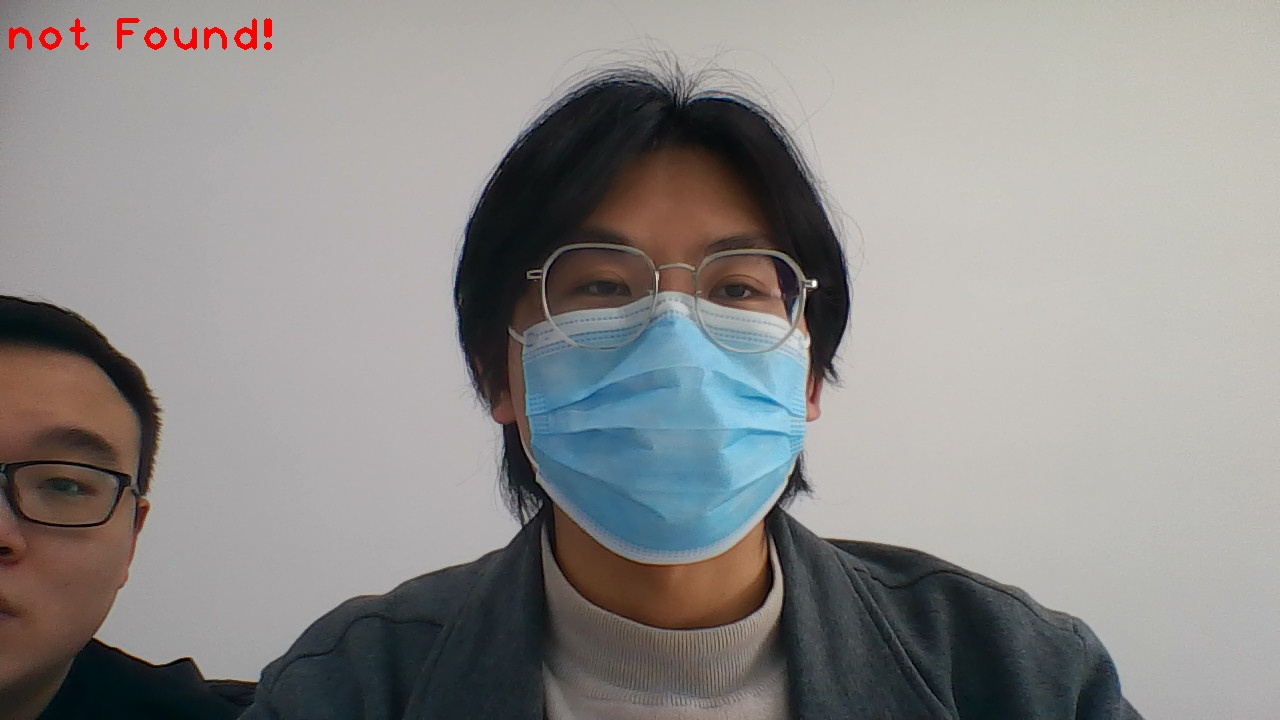
#> input picture images/01.jpg, 1280 x 720 px; its folder holds only this picture in this run
$ python -i ImageOperate.py   (imports and definitions only)   (older library calls are emulated)
#> lines starting #> are read from the running program, lines starting #| are printed output that depends on the picture
#> further down, picture is the input picture: shape (720, 1280, 3); mean B, G, R 138.5, 140, 141.5
### tools/DecoratorTools.py
# -*- coding: UTF-8 -*-
import time
from functools import wraps

import matplotlib.pyplot as plt
import numpy as np


class Timer:
	"""
	定义了一个名为Timer的上下文管理器类。
	在上下文管理器类中，__enter__方法被调用时记录了代码块的开始时间，而__exit__方法在代码块执行完毕后被调用，计算并输出代码块的执行时间。
	示例函数
		def my_function():
			with Timer():
				time.sleep(2)  # 假设这是需要计时的代码
	在my_function函数中，我们使用with Timer():语句来创建一个Timer的实例，并将需要计时的代码块放在with语句块中。
	当程序执行到with Timer():时，上下文管理器的__enter__方法会被调用，记录开始时间；当代码块执行完毕后，__exit__方法会被调用，计算并输出代码块的执行时间。
	"""

	# [18 lines left out: functions __enter__, __exit__, not called in this run]


def calculate_time(func):
	@wraps(func)
	def wrapper(*args, **kwargs):
		start_time = time.perf_counter_ns()
		result = func(*args, **kwargs)
		end_time = time.perf_counter_ns()
		print(f"Function {func.__name__} took {(end_time - start_time) / 1000000:.3f}ms to run")
		return result

	return wrapper


# [16 lines left out: function show_image, not called in this run]

### tools/ImageOperate.py
# -*- coding: UTF-8 -*-

import cv2
import numpy as np
import concurrent.futures
from matplotlib import pyplot as plt
from scipy.stats import norm
from sympy import S, diff, solveset, symbols

from tools.DecoratorTools import calculate_time


class ImageEqualize:
	def __init__(self, image):
		self.image = image

	@calculate_time
	def clahe_equalize(self):
		lab = cv2.cvtColor(self.image, cv2.COLOR_BGR2LAB)
#> lab: shape (720, 1280, 3); mean of channels 0, 1, 2 146.4, 128.8, 129.3
		# 将LAB色彩空间的L通道分离出来
		l, a, b = cv2.split(lab)
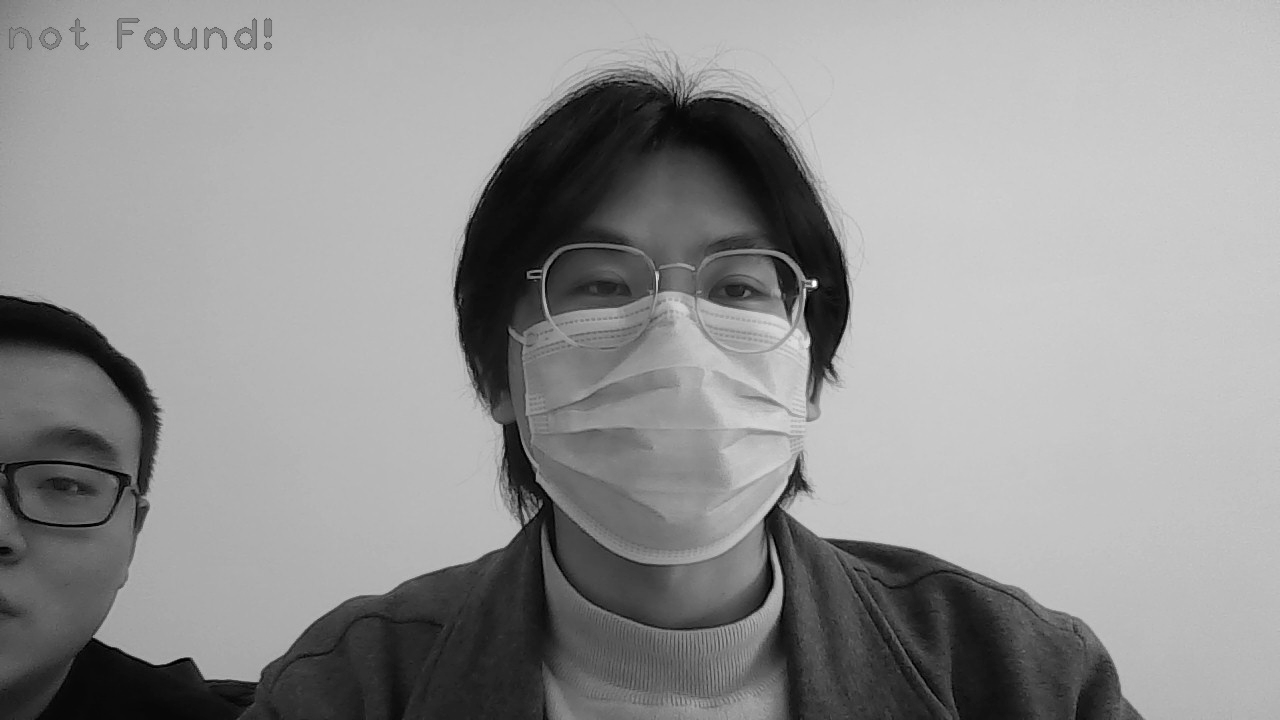
#> l: shape (720, 1280); min 0, max 255, mean 146.4
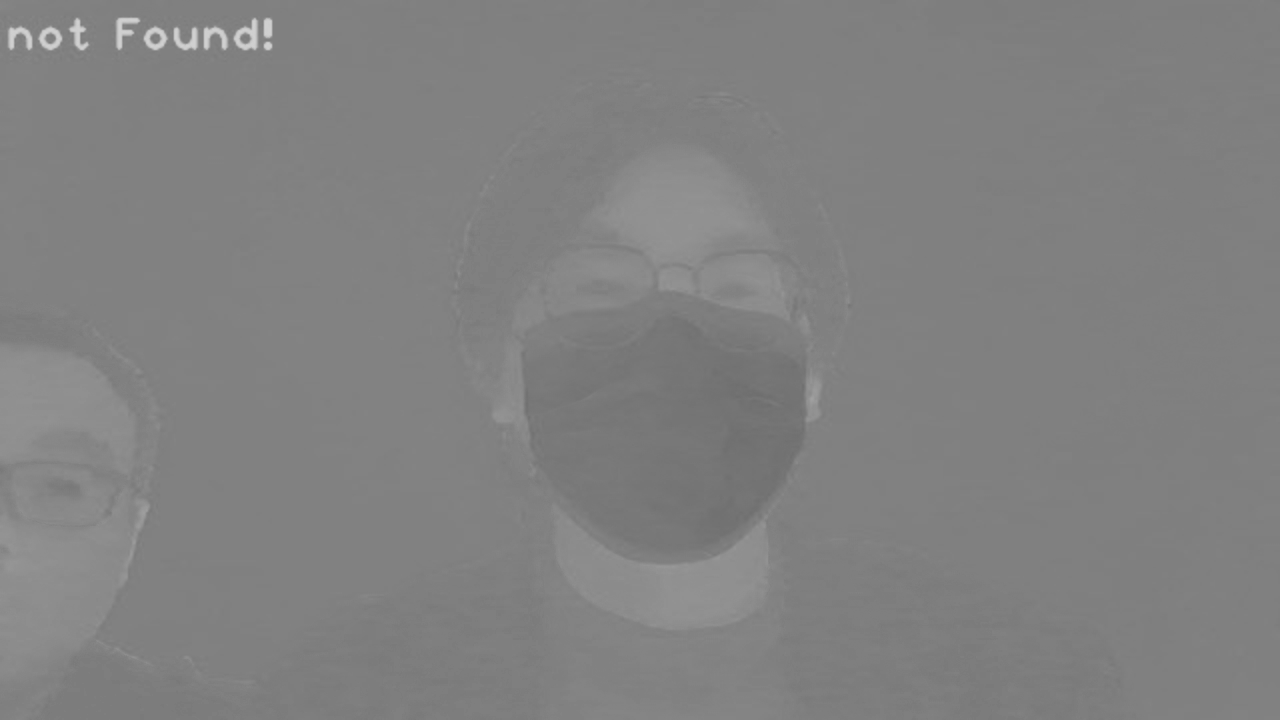
#> a: shape (720, 1280); min 110, max 208, mean 128.8
		# 创建CLAHE对象
		clahe = cv2.createCLAHE(clipLimit=3.0, tileGridSize=(1, 4))
		# 对L通道进行CLAHE均衡化
		l_clahe = clahe.apply(l)
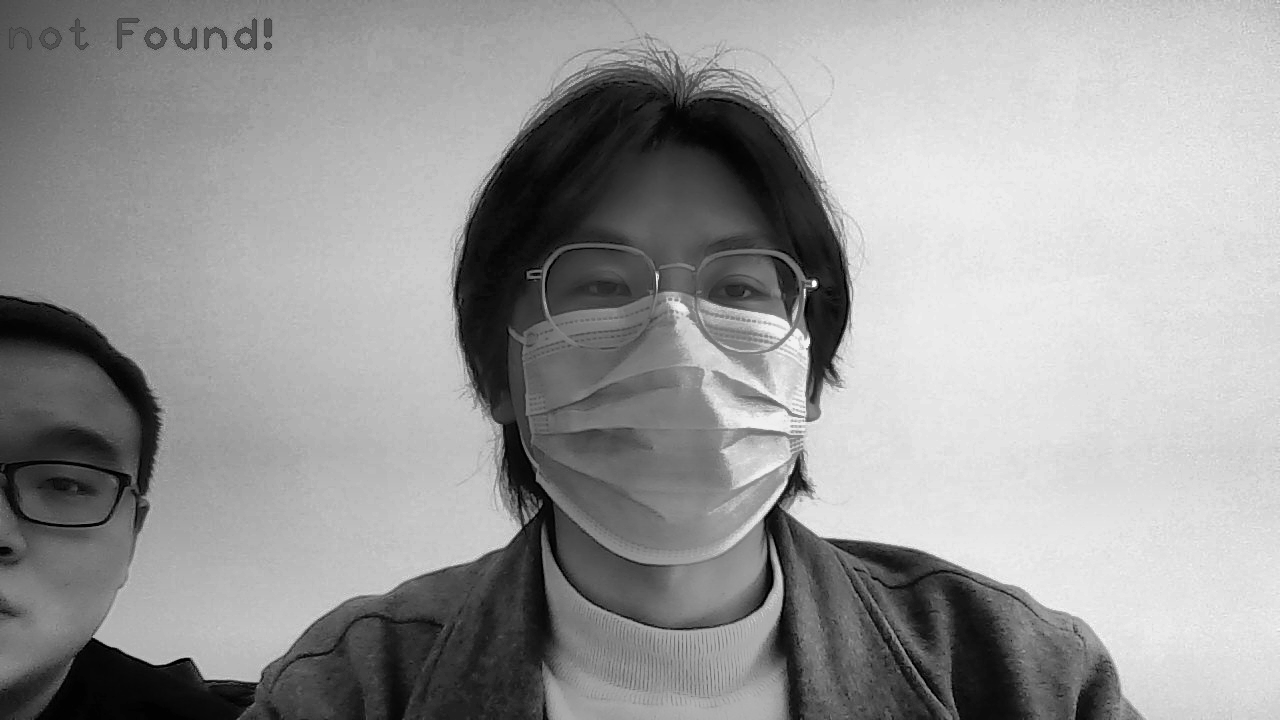
#> l_clahe: shape (720, 1280); min 0, max 255, mean 151.9
		# 将CLAHE均衡化后的L通道合并回LAB色彩空间
		lab_clahe = cv2.merge((l_clahe, a, b))
#> lab_clahe: shape (720, 1280, 3); mean of channels 0, 1, 2 151.9, 128.8, 129.3
		# 将LAB色彩空间转换回BGR色彩空间
		self.image = cv2.cvtColor(lab_clahe, cv2.COLOR_LAB2BGR)
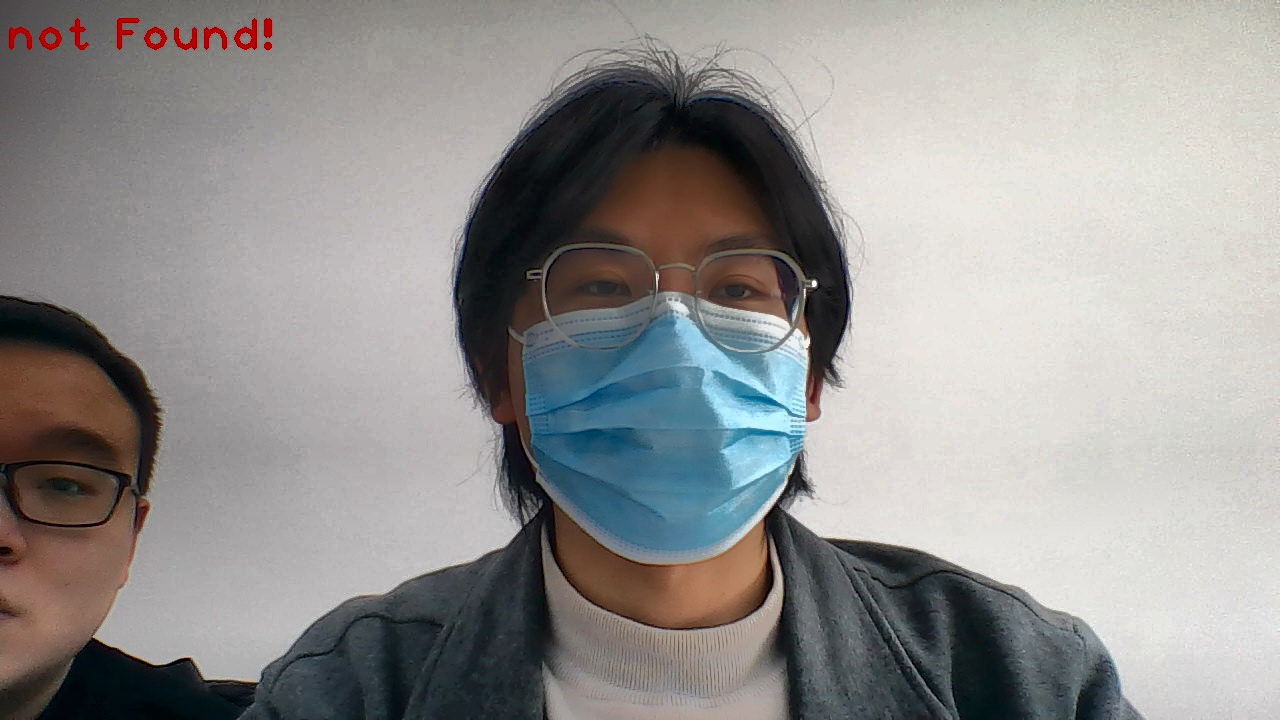
#> self.image: shape (720, 1280, 3); mean B, G, R 144.5, 146.1, 147.7
		return self

	# [4 lines left out: function adaptive_index_equalize, not called in this run]


class Sharpen:
	def __init__(self, image):
		self.image = image

	# [8 lines left out: function mask_sharpen, not called in this run]

	def frequency_enhancement(self):
		pass


# [309 lines left out: functions filter_bright_spots, pyrdown_multithread, build_pyramid, reconstruct_from_laplacian_pyramid, downsample_with_edge_preservation, get_original_location and 7 more, not called in this run]

>>> import cv2
>>> picture = cv2.imread('../images/01.jpg')
>>> result = ImageEqualize(picture).clahe_equalize()
